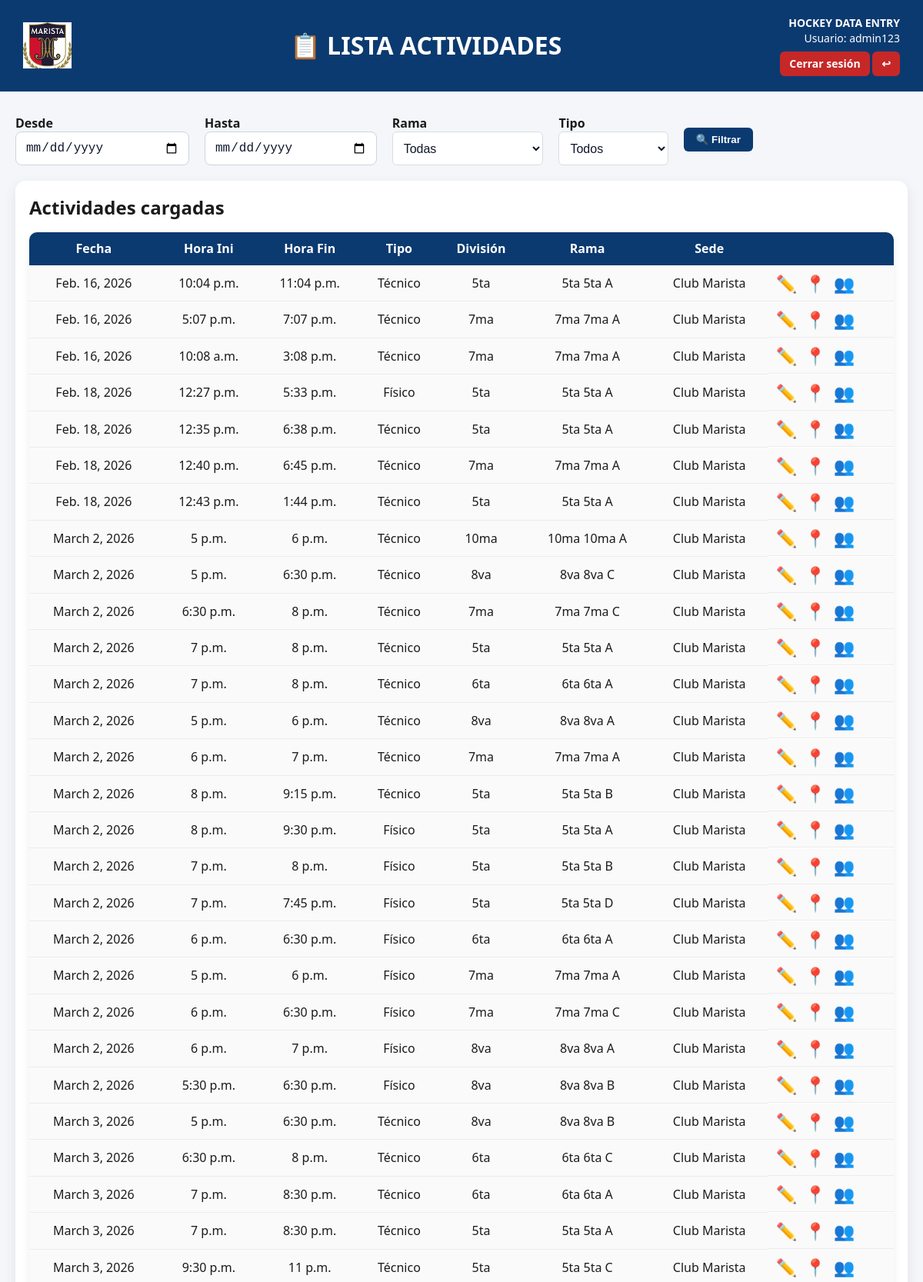
Page /lista_actividades/ (signed in, upper part) on the committed database.
### app_club/models.py (models this page shows, shortened)
class Actividad(models.Model):
    TIPO = [
        ('Técnico', 'Técnico'),
        ('Físico', 'Físico'),
        ('Partido', 'Partido'),
        ('Otra', 'Otra'),
    ]
    tipo = models.CharField(max_length=20, choices=TIPO)
    fecha = models.DateField()
    hora_inicio = models.TimeField()
    hora_fin = models.TimeField()
    division = models.ForeignKey(Division, on_delete=models.CASCADE)
    rama = models.ForeignKey(Rama, on_delete=models.CASCADE)
    sede = models.ForeignKey(
        Sede,
        on_delete=models.PROTECT,
        related_name="actividades",
        null=True,      # 👈 CLAVE
        blank=True
    )
    entrenadores = models.ManyToManyField(Entrenador, blank=True)
    ayudantes = models.ManyToManyField(Ayudante, blank=True)
    pfs = models.ManyToManyField(PF, blank=True)
    managers = models.ManyToManyField(Manager, blank=True)
    creado_por = models.ForeignKey(User, on_delete=models.SET_NULL, null=True, blank=True, related_name="actividades_creadas")
    creado_el = models.DateTimeField(default=timezone.now)
    modificado_por = models.ForeignKey(User, on_delete=models.SET_NULL, null=True, blank=True, related_name="actividades_modificadas")
    modificado_el = models.DateTimeField(auto_now=True)

class Division(models.Model):
    nombre = models.CharField(max_length=20)   # Ej: "6ta", "5ta", "7ma"
    def __str__(self):
        return self.nombre

class Rama(models.Model):
    nombre = models.CharField(max_length=10)   # "A", "B", "C"
    division = models.ForeignKey(Division, on_delete=models.CASCADE)
    def __str__(self):
        return f"{self.division.nombre} {self.nombre}"

class Sede(models.Model):
    TIPO = [
        ("club", "Club Marista"),
        ("otro_club", "Otro club"),
        ("otro", "Otro lugar"),
    ]
    nombre = models.CharField(max_length=100)
    tipo = models.CharField(max_length=20, choices=TIPO)
    lat= models.DecimalField(max_digits=9, decimal_places=6)
    long = models.DecimalField(max_digits=9, decimal_places=6)
    def __str__(self):
        return self.nombre

### app_club/views.py (the view)
# urls.py: path('lista_actividades/', views.lista_actividades, name='lista_actividades'), #VISTA
@login_required
def lista_actividades(request):
    ctx = actividad_base(
        request,
        template="app_club/lista_actividades.html",
        show_form=False,
        return_ctx=True
    )
    permisos = StaffPermission.objects.filter(user=request.user)
    ramas_permitidas = permisos.values_list("rama_id", flat=True)
    ctx["ramas"] = Rama.objects.filter(id__in=ramas_permitidas)
    ctx["tipos"] = Actividad.TIPO
    qs = ctx["actividades"]
    fecha_desde = request.GET.get("fecha_desde")
    fecha_hasta = request.GET.get("fecha_hasta")
    rama = request.GET.get("rama")
    tipo = request.GET.get("tipo")
    if fecha_desde:
        qs = qs.filter(fecha__gte=fecha_desde)
    if fecha_hasta:
        qs = qs.filter(fecha__lte=fecha_hasta)
    if rama:
        qs = qs.filter(rama_id=rama)
    if tipo:
        qs = qs.filter(tipo=tipo)
    ctx["actividades"] = qs.order_by("fecha", "creado_el", "id")
    return render(request, "app_club/lista_actividades.html", ctx)

### app_club/templates/app_club/lista_actividades.html (shortened to what this page needs)
<!DOCTYPE html>
<html lang="es">
{% load static %}
<head>
    <link rel="stylesheet" href="{% static 'app_club/css/style_actividad.css' %}">
</head>
<body>
<div class="header">
    <img src="{% static 'img/logo_club.png' %}" alt="Logo Club">
    <h1>📋 LISTA ACTIVIDADES</h1>
    <div class="right-info">
        <div><strong>HOCKEY DATA ENTRY</strong></div>
        <div>Usuario: {{ user.username }}</div>
        <div>
            <a href="{% url 'logout' %}" class="logout-link">Cerrar sesión</a>
            <a href="{% url 'app_club:areas' %}" class="logout-link">↩</a>
        </div>
    </div>
</div>
<div class="contenedor-tabla">
<div class="filter-bar">
    <form method="get">
        <div class="filter-row">
            <div class="filter-item">
                <label>Desde</label>
                <input type="date" name="fecha_desde"
                       value="{{ request.GET.fecha_desde }}">
            </div>
            <div class="filter-item">
                <label>Hasta</label>
                <input type="date" name="fecha_hasta"
                       value="{{ request.GET.fecha_hasta }}">
            </div>
            <div class="filter-item">
                <label>Rama</label>
                <select name="rama">
                    <option value="">Todas</option>
                </select>
            </div>
            <div class="filter-item">
                <label>Tipo</label>
                <select name="tipo">
                    <option value="">Todos</option>
                </select>
            </div>
            <div class="filter-item">
                <button type="submit" class="btn-filter">🔍 Filtrar</button>
            </div>
        </div>
    </form>
</div>
    <div class="table-container">
    <h2>Actividades cargadas</h2>
    {% if actividades %}
       <table class="base-table">
        <thead>
            <tr>
                <th>Fecha</th>
                <th>Hora Ini</th>
                <th>Hora Fin</th>
                <th>Tipo</th>
                <th>División</th>
                <th>Rama</th>
                <th>Sede</th>
                <th></th>
            </tr>
        </thead>
        <tbody>
        {% for a in actividades %}
            <tr>
                <td>{{ a.fecha }}</td>
                <td>{{ a.hora_inicio }}</td>
                <td>{{ a.hora_fin }}</td>
                <td>{{ a.get_tipo_display }}</td>
                <td>{{ a.division }}</td>
                <td>{{ a.rama }}</td>
                <td>{{ a.sede }}</td>
                <td class="acciones">
                    <a href="{% url 'app_club:editar_actividad' a.id %}" title="Editar actividad">✏️</a>
                    <a href="{% url 'app_club:presencialidad_entrenadores' a.id %}">📍</a>
                    <a href="{% url 'app_club:presencialidad_jugadoras' a.id %}" title="Presencialidad jugadoras">👥</a>
                </td>
            </tr>
        {% endfor %}
        </tbody>
    </table>
    </div>
    {% else %}
        <p>No hay actividades cargadas.</p>
    {% endif %}
</div>
</body>
</html>

### app_club/static/app_club/css/style_actividad.css (style rules this page uses)
* { box-sizing: border-box; margin: 0; padding: 0; }
body { font-family: "Segoe UI", Arial, sans-serif; background: #F4F6F9; color: #1B1B1B; line-height: 1.4; }
.header { background: #0B3A70; color: white; padding: 20px 30px; display: flex; align-items: center; justify-content: space-between; }
.header img { height: 60px; }
.header h1 { font-size: 32px; font-weight: 700; flex: 1; text-align: center; }
.right-info { text-align: right; font-size: 14px; }
.logout-link { margin-top: 8px; display: inline-block; background: #C62828; color: white; padding: 6px 12px; border-radius: 6px; text-decoration: none; font-weight: bold; }
.contenedor-tabla { max-width: 1200px; margin: 30px auto; padding: 0 20px; }
.acciones { display: flex; flex-direction: row; align-items: center; gap: 10px; }
.acciones a { font-size: 22px; text-decoration: none; line-height: 1; transition: transform 0.15s ease; }
input[type="text"], input[type="date"], input[type="number"], select { width: 100%; padding: 9px 10px; border: 1px solid #D8DDE3; border-radius: 6px; background: white; font-size: 14px; }
.table-container { background: #ffffff; border-radius: 14px; padding: 18px; margin-top: 20px; box-shadow: 0 6px 18px rgba(0,0,0,0.08); overflow-x: auto; max-width: 1200px; margin: 0 auto; }
.base-table { width: 100%; border-collapse: collapse; margin-top: 15px; border-radius: 10px; overflow: hidden; box-shadow: 0 4px 12px rgba(0,0,0,0.07); }
.base-table th { background: #0B3A70; color: white; padding: 12px; text-align: center; white-space: normal; word-break: break-word; line-height: 1.2; }
.base-table thead th { background: #0B3A70; color: #ffffff; padding: 12px 10px; font-size: 16px; font-weight: 600; text-align: center; line-height: 1.2; white-space: normal; word-break: break-word; }
.base-table td { padding: 12px 10px; font-size: 16px; text-align: center; background: #FAFAFA; border-bottom: 1px solid #ECECEC; }
input[type="date"], input[type="time"], select { width: 100%; height: 44px; padding: 8px 12px; font-size: 16px; border: 1px solid #cbd5e1; border-radius: 8px; background-color: #ffffff; color: #0f172a; box-sizing: border-box; }
.filter-bar { margin-bottom: 20px; }
.filter-row { display: flex; gap: 20px; align-items: center; flex-wrap: wrap; }
.filter-item label { font-weight: 600; margin-right: 5px; }
.filter-item select { padding: 8px 10px; border: 1px solid #D8DDE3; border-radius: 6px; background: white; }
.btn-filter { background: #0B3A70; color: white; padding: 8px 16px; border-radius: 6px; border: none; cursor: pointer; font-weight: bold; }

### rows in the picture
Actividad: fecha "Feb. 16, 2026", hora_inicio "10:04 p.m.", hora_fin "11:04 p.m.", tipo "Técnico", division "5ta", rama "5ta 5ta A", sede "Club Marista"
Actividad: fecha "Feb. 16, 2026", hora_inicio "5:07 p.m.", hora_fin "7:07 p.m.", tipo "Técnico", division "7ma", rama "7ma 7ma A", sede "Club Marista"
Actividad: fecha "Feb. 16, 2026", hora_inicio "10:08 a.m.", hora_fin "3:08 p.m.", tipo "Técnico", division "7ma", rama "7ma 7ma A", sede "Club Marista"
Actividad: fecha "Feb. 18, 2026", hora_inicio "12:27 p.m.", hora_fin "5:33 p.m.", tipo "Físico", division "5ta", rama "5ta 5ta A", sede "Club Marista"
Actividad: fecha "Feb. 18, 2026", hora_inicio "12:35 p.m.", hora_fin "6:38 p.m.", tipo "Técnico", division "5ta", rama "5ta 5ta A", sede "Club Marista"
Actividad: fecha "Feb. 18, 2026", hora_inicio "12:40 p.m.", hora_fin "6:45 p.m.", tipo "Técnico", division "7ma", rama "7ma 7ma A", sede "Club Marista"
Actividad: fecha "Feb. 18, 2026", hora_inicio "12:43 p.m.", hora_fin "1:44 p.m.", tipo "Técnico", division "5ta", rama "5ta 5ta A", sede "Club Marista"
Actividad: fecha "March 2, 2026", hora_inicio "5 p.m.", hora_fin "6 p.m.", tipo "Técnico", division "10ma", rama "10ma 10ma A", sede "Club Marista"
Actividad: fecha "March 2, 2026", hora_inicio "5 p.m.", hora_fin "6:30 p.m.", tipo "Técnico", division "8va", rama "8va 8va C", sede "Club Marista"
Actividad: fecha "March 2, 2026", hora_inicio "6:30 p.m.", hora_fin "8 p.m.", tipo "Técnico", division "7ma", rama "7ma 7ma C", sede "Club Marista"
Actividad: fecha "March 2, 2026", hora_inicio "7 p.m.", hora_fin "8 p.m.", tipo "Técnico", division "5ta", rama "5ta 5ta A", sede "Club Marista"
Actividad: fecha "March 2, 2026", hora_inicio "7 p.m.", hora_fin "8 p.m.", tipo "Técnico", division "6ta", rama "6ta 6ta A", sede "Club Marista"
Actividad: fecha "March 2, 2026", hora_inicio "5 p.m.", hora_fin "6 p.m.", tipo "Técnico", division "8va", rama "8va 8va A", sede "Club Marista"
Actividad: fecha "March 2, 2026", hora_inicio "6 p.m.", hora_fin "7 p.m.", tipo "Técnico", division "7ma", rama "7ma 7ma A", sede "Club Marista"
Actividad: fecha "March 2, 2026", hora_inicio "8 p.m.", hora_fin "9:15 p.m.", tipo "Técnico", division "5ta", rama "5ta 5ta B", sede "Club Marista"
Actividad: fecha "March 2, 2026", hora_inicio "8 p.m.", hora_fin "9:30 p.m.", tipo "Físico", division "5ta", rama "5ta 5ta A", sede "Club Marista"
Actividad: fecha "March 2, 2026", hora_inicio "7 p.m.", hora_fin "8 p.m.", tipo "Físico", division "5ta", rama "5ta 5ta B", sede "Club Marista"
Actividad: fecha "March 2, 2026", hora_inicio "7 p.m.", hora_fin "7:45 p.m.", tipo "Físico", division "5ta", rama "5ta 5ta D", sede "Club Marista"
Actividad: fecha "March 2, 2026", hora_inicio "6 p.m.", hora_fin "6:30 p.m.", tipo "Físico", division "6ta", rama "6ta 6ta A", sede "Club Marista"
Actividad: fecha "March 2, 2026", hora_inicio "5 p.m.", hora_fin "6 p.m.", tipo "Físico", division "7ma", rama "7ma 7ma A", sede "Club Marista"
Actividad: fecha "March 2, 2026", hora_inicio "6 p.m.", hora_fin "6:30 p.m.", tipo "Físico", division "7ma", rama "7ma 7ma C", sede "Club Marista"
Actividad: fecha "March 2, 2026", hora_inicio "6 p.m.", hora_fin "7 p.m.", tipo "Físico", division "8va", rama "8va 8va A", sede "Club Marista"
Actividad: fecha "March 2, 2026", hora_inicio "5:30 p.m.", hora_fin "6:30 p.m.", tipo "Físico", division "8va", rama "8va 8va B", sede "Club Marista"
Actividad: fecha "March 3, 2026", hora_inicio "5 p.m.", hora_fin "6:30 p.m.", tipo "Técnico", division "8va", rama "8va 8va B", sede "Club Marista"
Actividad: fecha "March 3, 2026", hora_inicio "6:30 p.m.", hora_fin "8 p.m.", tipo "Técnico", division "6ta", rama "6ta 6ta C", sede "Club Marista"
Actividad: fecha "March 3, 2026", hora_inicio "7 p.m.", hora_fin "8:30 p.m.", tipo "Técnico", division "6ta", rama "6ta 6ta A", sede "Club Marista"
Actividad: fecha "March 3, 2026", hora_inicio "7 p.m.", hora_fin "8:30 p.m.", tipo "Técnico", division "5ta", rama "5ta 5ta A", sede "Club Marista"
Actividad: fecha "March 3, 2026", hora_inicio "9:30 p.m.", hora_fin "11 p.m.", tipo "Técnico", division "5ta", rama "5ta 5ta C", sede "Club Marista"

### other values in the picture
{{ user.username }} "admin123"
